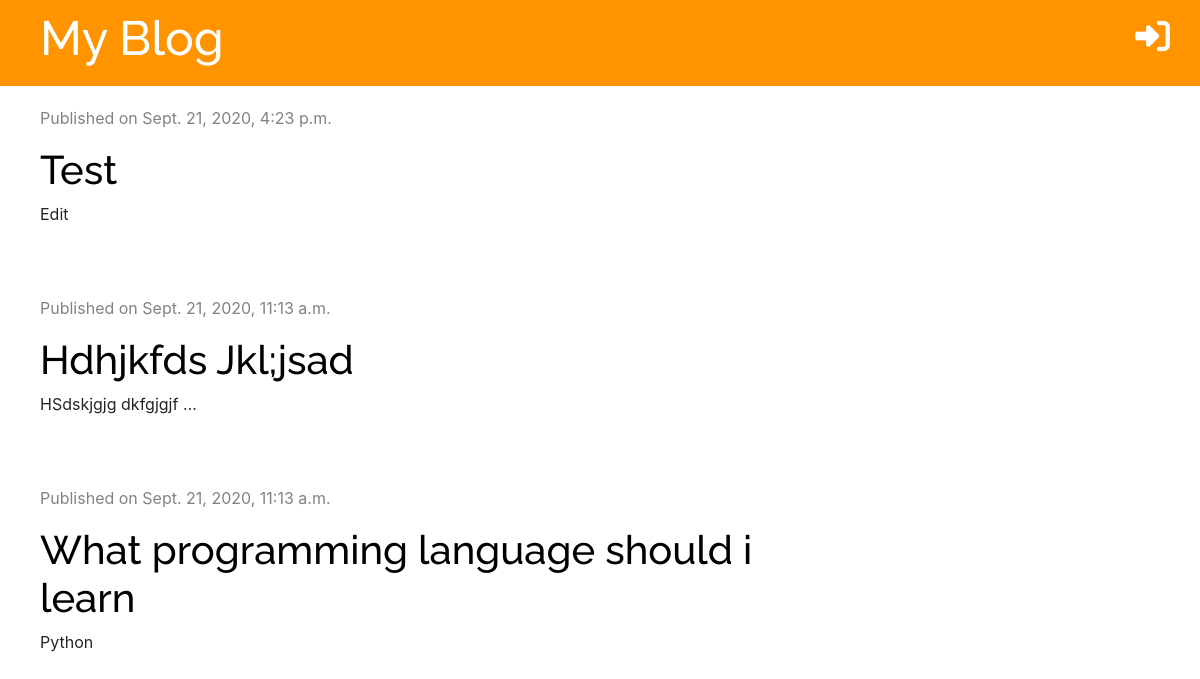
The app's page /, older data.
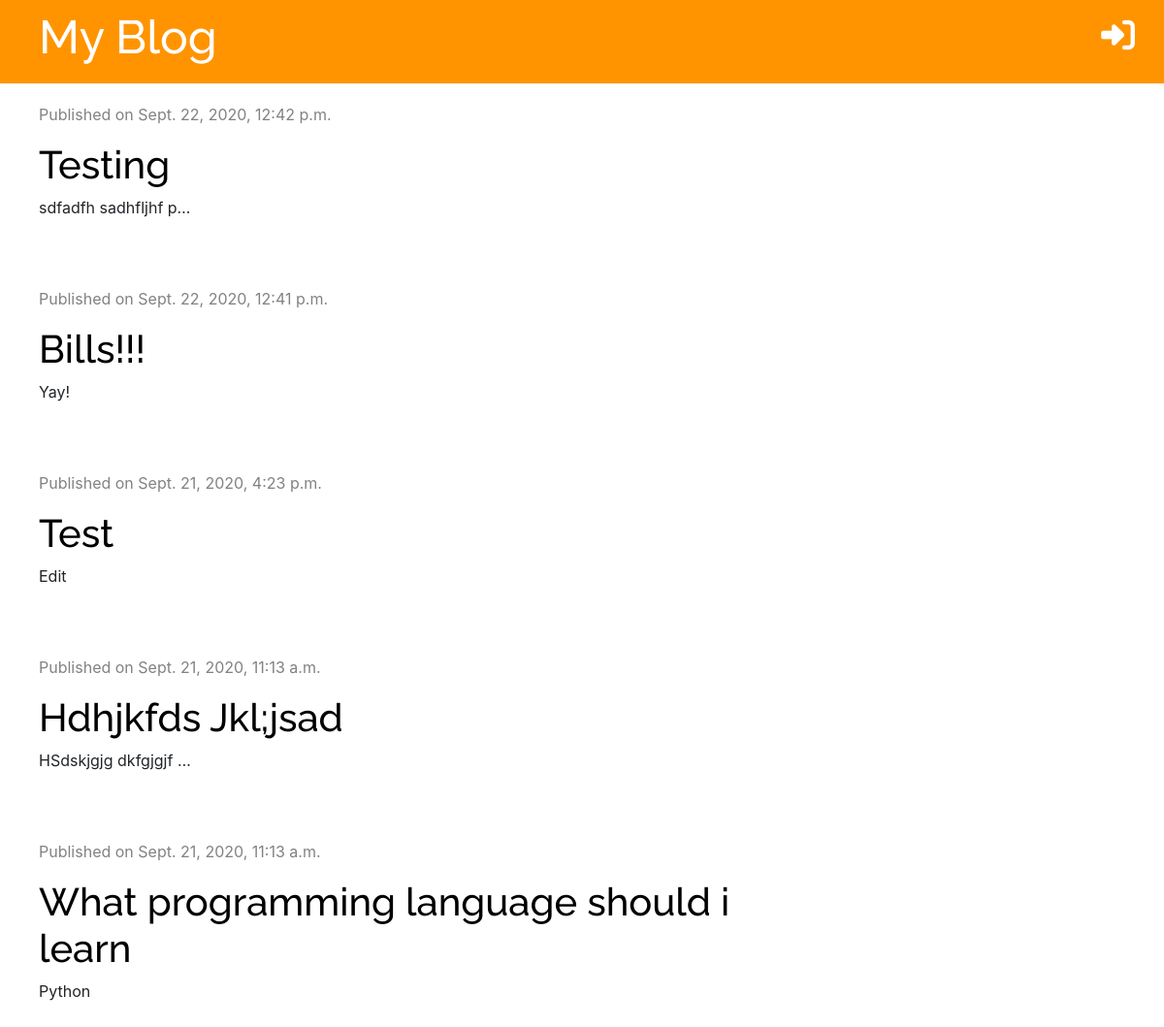
The same page, newer data.
### blog/models.py (models this page shows, shortened)
class Post(models.Model):
    author = models.ForeignKey('auth.User', on_delete=models.CASCADE)
    title = models.CharField(max_length=200)
    text = models.TextField()
    created_date = models.DateTimeField(default=timezone.now)
    published_date = models.DateTimeField(blank=True, null=True)

### blog/views.py (the view)
# urls.py: path('', views.post_list, name='post_list'),
def post_list(request):
    posts = Post.objects.filter(
        published_date__lte=timezone.now()).order_by('-published_date')
    stuff_for_frontend = {'posts': posts}
    return render(request, 'blog/post_list.html', stuff_for_frontend)

### blog/templates/blog/post_list.html (shortened to what this page needs)
{% extends 'blog/base.html' %}
{% block content %}
{% for post in posts %}
<div class="post">
    <div class="date">
        <p>Published on {{ post.published_date }}</p>
    </div>
    <h1><a href="{% url 'post_detail' pk=post.pk %}">{{ post.title }}</a></h1>
    <p>{{ post.text|truncatechars:20 }}</p>
</div>
{% endfor %}
{% endblock %}

Row changes from the older to the newer data that the page shows:
added Post: published_date "Sept. 22, 2020, 12:42 p.m.", title "Testing", text "sdfadfh sadhfljhf p…"
added Post: published_date "Sept. 22, 2020, 12:41 p.m.", title "Bills!!!", text "Yay!"
